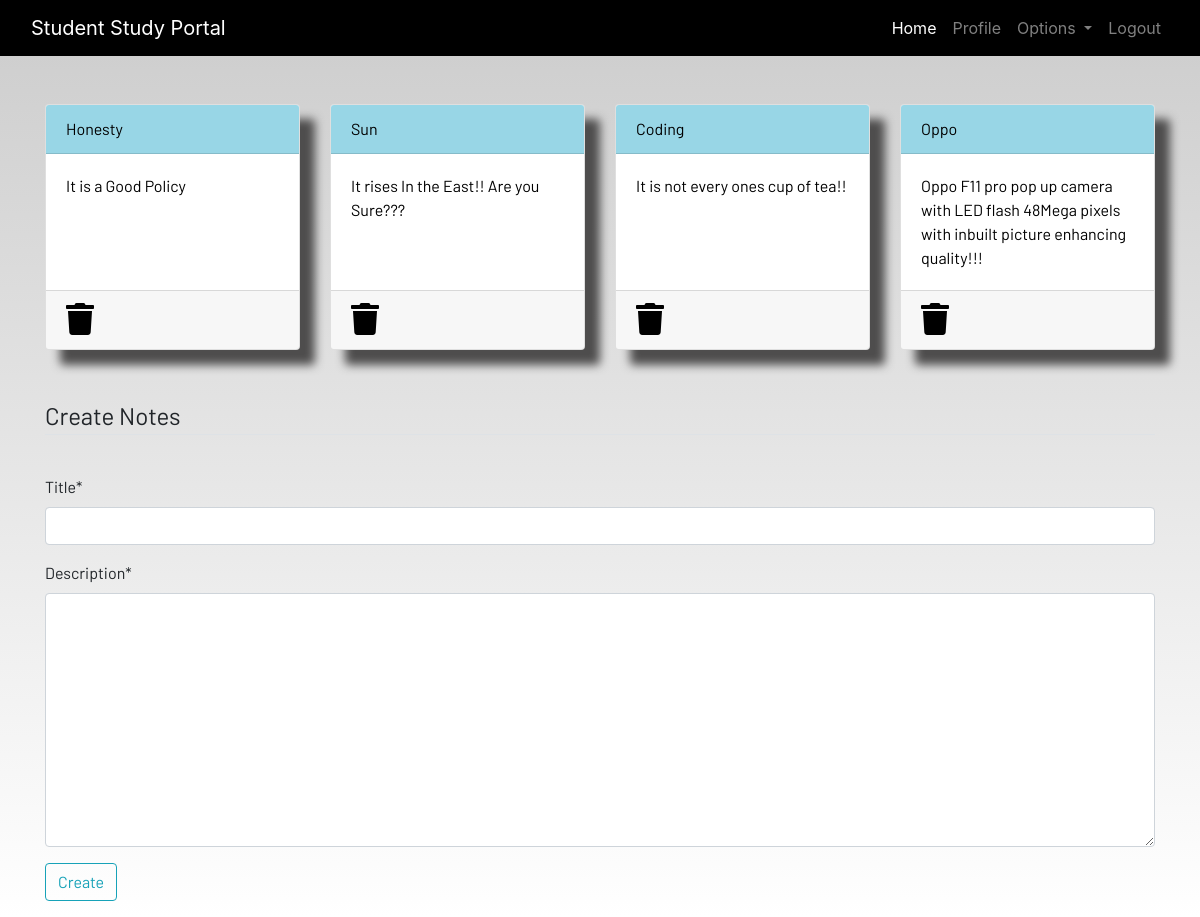
Screenshot of /notes (signed in) with the database file from the repository.
### dashboard/models.py (models this page shows, shortened)
class Notes(models.Model):
    user = models.ForeignKey(User, on_delete=models.CASCADE)
    title = models.CharField(max_length=200)
    description=models.TextField()
    class Meta:
        verbose_name = "notes"
        verbose_name_plural = "notes"

### dashboard/views.py (the view)
# urls.py: path('notes',views.notes, name="notes"),
@login_required
def notes(request):
    if request.method == "POST":
        form = NotesForm(request.POST)
        if form.is_valid():
            notes = Notes(user=request.user,title=request.POST['title'],description=request.POST['description'])
            notes.save()
        messages.success(request,f"Notes Added from {request.user.username} Successfully!")
    else:
        form = NotesForm()
    notes = Notes.objects.filter(user=request.user)
    context = {'notes':notes, 'form':form}
    return render(request,'dashboard/notes.html',context)

### dashboard/forms.py
class NotesForm(forms.ModelForm):
    class Meta:
        model = Notes
        fields = ['title','description']

### dashboard/templates/dashboard/notes.html (shortened to what this page needs)
{% extends 'dashboard/base.html' %}
{% load static %}
{% load crispy_forms_tags %}
{% block content %}
<div class="container">
    <div class="row">
        {% for note in notes %}
        <div class="col-md-3">
            <a href="{% url 'notes-detail' note.id %}">
                <div class="card">
                    <div class="card-header">{{note.title}}</div>
                    <div class="card-body">{{note.description|slice:"0:100"}}</div>
                    <div class="card-footer mt-auto "><a href="{% url 'delete-note' note.id %}">
                        <i class="fa fa-trash fa-2x"></i></a>
                    </div>
                </div>
            </a>
        </div>
        {% endfor %}
        <br><br>
    </div>
</div>
<br><br>
<div class="container">
    <form method="POST">
        <fieldset class="form-group">
            <legend class="border-bottom mb-4">Create Notes</legend>
        </fieldset>
        {{form|crispy}}
        <div class="form-group">
            <button href="" class="btn btn-outline-info" type="submit">
                Create
            </button>
        </div>
    </form>
</div>
{% endblock content %}

### static/css/main.css (style rules this page uses)
html { scroll-behavior: smooth; height: 100%; width: 100%; }
.card { box-shadow: 15px 15px 10px rgb(78, 77, 77); }
a { text-decoration: none !important; color: black; }
.card-header { color: black !important; background: rgb(152, 214, 230) !important; transition: 0.3s ease-in; }
html, body { max-width: 100%; overflow-x: hidden; height: 100%; width: 100%; }
body { background: linear-gradient(rgba(0, 0, 0, 0.2), rgba(255, 255, 255, 0.5)); overflow-x: hidden; background-repeat: no-repeat; }
.card-header { background-color: rgb(133, 204, 231); }
.col-md-3 .card { width: 100%; height: 100%; }
.fa { color: black; }

### rows the page displays
Notes: title "Honesty", description "It is a Good Policy"
Notes: title "Sun", description "It rises In the East!! Are you Sure???"
Notes: title "Coding", description "It is not every ones cup of tea!!"
Notes: title "Oppo", description "Oppo F11 pro pop up camera with LED flash 48Mega pixels with inbuilt picture enhancing quality!!!"
